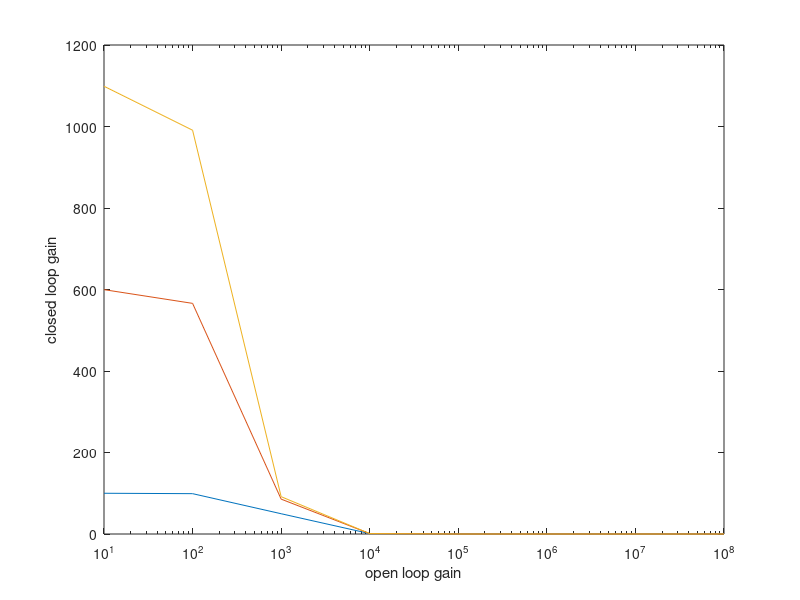

MATLAB code for this plot:
% Garrett Bondoc 012835431
% Jordan Hsu 013519127
% EE430 Lab 2

A0 = 10^7;
R1 = 100;
R2 = 600;
R3 = 1100; 
OLG = [10,10^2,10^3,10^4,10^5,10^6,10^7,10^8];
wt = 10^8;
CLG1 = ((wt * R1)./(1 + R1)) ./ (sqrt(((1010 + wt)./ (1 + R1)).^2)+ OLG.^2);
CLG2 = ((wt * R2)./(1 + R2)) ./ (sqrt(((1010 + wt)./ (1 + R2)).^2)+ OLG.^2);
CLG3 = ((wt * R3)./(1 + R3)) ./ (sqrt(((1010 + wt)./ (1 + R3)).^2)+ OLG.^2);
figure
semilogx(OLG,CLG1,OLG,CLG2,OLG,CLG3)
xlabel('open loop gain')
ylabel('closed loop gain')

